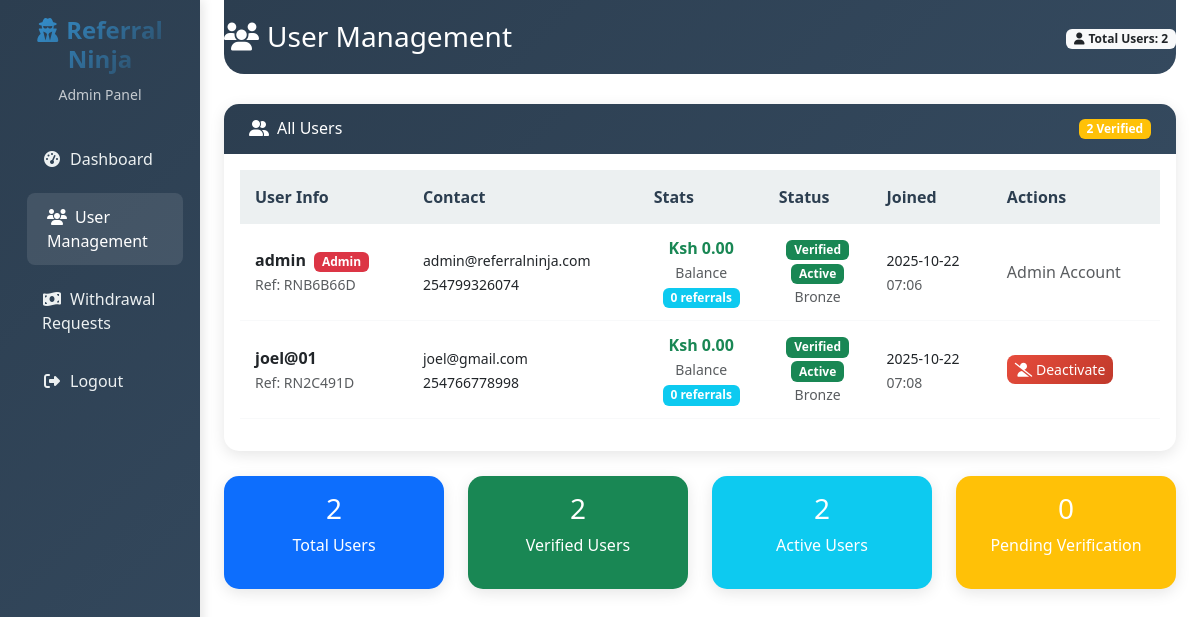
Before: /admin/users (signed in) with the older database file.
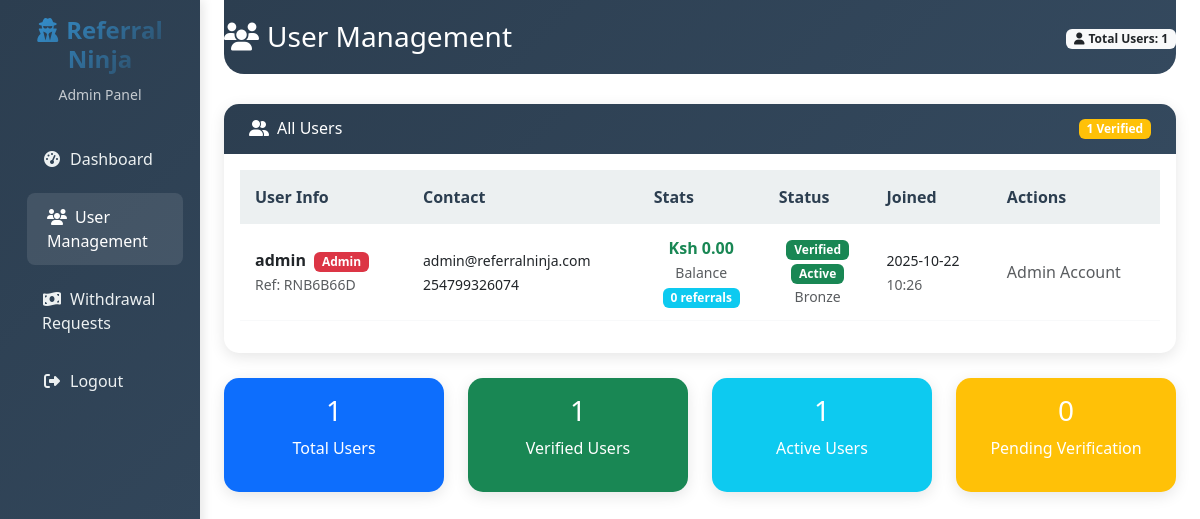
After: the same page with the newer database file.
### app.py (models this page shows, shortened)
class User(UserMixin, db.Model):
    id = db.Column(db.Integer, primary_key=True)
    username = db.Column(db.String(80), unique=True, nullable=False)
    email = db.Column(db.String(120), unique=True, nullable=False)
    password_hash = db.Column(db.String(200), nullable=False)
    phone_number = db.Column(db.String(20), unique=True, nullable=False)
    balance = db.Column(db.Float, default=0.0)
    referral_code = db.Column(db.String(10), unique=True)
    referred_by = db.Column(db.String(10))
    referral_balance = db.Column(db.Float, default=0.0)
    total_earned = db.Column(db.Float, default=0.0)
    total_withdrawn = db.Column(db.Float, default=0.0)
    referral_count = db.Column(db.Integer, default=0)
    is_admin = db.Column(db.Boolean, default=False)
    is_verified = db.Column(db.Boolean, default=False)
    is_active = db.Column(db.Boolean, default=True)
    created_at = db.Column(db.DateTime, default=lambda: datetime.now(timezone.utc))
    user_rank = db.Column(db.String(20), default='Bronze')
    total_commission = db.Column(db.Float, default=0.0)
    referral_source = db.Column(db.String(20), default='direct')
    reset_token = db.Column(db.String(100), unique=True)
    reset_token_expires = db.Column(db.DateTime)

### app.py (the view)
@app.route('/admin/users')
@login_required
@admin_required
def admin_users():
    users = User.query.all()
    for user in users:
        user.referral_count = Referral.query.filter_by(referrer_id=user.id).count()
        user.pending_withdrawals = Transaction.query.filter_by(
            user_id=user.id,
            transaction_type='withdrawal',
            status='pending'
        ).count()
    return render_template('admin_users.html', users=users)

### app.py (called while the page is built)
def admin_required(f):
    @wraps(f)
    def decorated_function(*args, **kwargs):
        if not current_user.is_admin:
            flash('Access denied. Admin privileges required.', 'error')
            return redirect(url_for('dashboard'))
        return f(*args, **kwargs)
    return decorated_function

@app.context_processor
def utility_processor():
    return {
        'abs': abs,
        'min': min,
        'max': max,
        'round': round,
        'len': len,
        'now': datetime.now(timezone.utc)
    }

@login_manager.user_loader
def load_user(user_id):
    try:
        return db.session.get(User, int(user_id))
    except Exception as e:
        print(f"Error loading user {user_id}: {e}")
        return None

@app.before_request
def before_request():
    try:
        db.session.execute(text('SELECT 1'))
    except Exception as e:
        print(f"Database connection error: {e}")
        db.session.rollback()

### templates/admin_users.html (shortened to what this page needs)
<!DOCTYPE html>
<html lang="en">
<head>
    <link href="https://cdn.jsdelivr.net/npm/bootstrap@5.3.0/dist/css/bootstrap.min.css" rel="stylesheet">
    <link rel="stylesheet" href="https://cdnjs.cloudflare.com/ajax/libs/font-awesome/6.4.0/css/all.min.css">
</head>
<body>
    <div class="container-fluid">
        <div class="row">
            <nav class="col-md-3 col-lg-2 d-md-block sidebar collapse">
                <div class="position-sticky pt-3">
                    <div class="text-center mb-4">
                        <h4 class="logo-text">
                            <i class="fas fa-user-secret me-2"></i>Referral Ninja
                        </h4>
                        <small class="text-light opacity-75">Admin Panel</small>
                    </div>
                    <ul class="nav flex-column">
                        <li class="nav-item">
                            <a class="nav-link" href="{{ url_for('admin_dashboard') }}">
                                <i class="fas fa-tachometer-alt me-2"></i>Dashboard
                            </a>
                        </li>
                        <li class="nav-item">
                            <a class="nav-link active" href="{{ url_for('admin_users') }}">
                                <i class="fas fa-users me-2"></i>User Management
                            </a>
                        </li>
                        <li class="nav-item">
                            <a class="nav-link" href="{{ url_for('admin_withdrawals') }}">
                                <i class="fas fa-money-bill-wave me-2"></i>Withdrawal Requests
                            </a>
                        </li>
                        <li class="nav-item">
                            <a class="nav-link" href="{{ url_for('logout') }}">
                                <i class="fas fa-sign-out-alt me-2"></i>Logout
                            </a>
                        </li>
                    </ul>
                </div>
            </nav>
            <main class="col-md-9 ms-sm-auto col-lg-10 px-md-4">
                <div class="main-header">
                    <div class="d-flex justify-content-between align-items-center">
                        <h1 class="h3 mb-0">
                            <i class="fas fa-users me-2"></i>User Management
                        </h1>
                        <div class="text-end">
                            <span class="badge bg-light text-dark">
                                <i class="fas fa-user me-1"></i>Total Users: {{ users|length }}
                            </span>
                        </div>
                    </div>
                </div>
                <div class="card">
                    <div class="card-header d-flex justify-content-between align-items-center">
                        <h6 class="m-0 font-weight-bold">
                            <i class="fas fa-user-friends me-2"></i>All Users
                        </h6>
                        <span class="badge bg-warning">
                            {{ users|selectattr('is_verified')|list|length }} Verified
                        </span>
                    </div>
                    <div class="card-body">
                        {% if users %}
                            <div class="table-responsive">
                                <table class="table table-hover">
                                    <thead>
                                        <tr>
                                            <th>User Info</th>
                                            <th>Contact</th>
                                            <th>Stats</th>
                                            <th>Status</th>
                                            <th>Joined</th>
                                            <th>Actions</th>
                                        </tr>
                                    </thead>
                                    <tbody>
                                        {% for user in users %}
                                        <tr>
                                            <td>
                                                <div>
                                                    <strong>{{ user.username }}</strong>
                                                    {% if user.is_admin %}
                                                        <span class="badge bg-danger ms-1">Admin</span>
                                                    {% endif %}
                                                    <br>
                                                    <small class="text-muted">Ref: {{ user.referral_code }}</small>
                                                </div>
                                            </td>
                                            <td>
                                                <div>
                                                    <small>{{ user.email }}</small>
                                                    <br>
                                                    <small>{{ user.phone_number }}</small>
                                                </div>
                                            </td>
                                            <td>
                                                <div class="text-center">
                                                    <div class="fw-bold text-success">Ksh {{ "%.2f"|format(user.balance) }}</div>
                                                    <small class="text-muted">Balance</small>
                                                    <br>
                                                    <span class="badge bg-info">{{ user.referral_count }} referrals</span>
                                                </div>
                                            </td>
                                            <td>
                                                <div class="text-center">
                                                    {% if user.is_verified %}
                                                        <span class="badge bg-success">Verified</span>
                                                    {% else %}
                                                        <span class="badge bg-warning">Unverified</span>
                                                    {% endif %}
                                                    <br>
                                                    {% if user.is_active %}
                                                        <span class="badge bg-success">Active</span>
                                                    {% else %}
                                                        <span class="badge bg-danger">Inactive</span>
                                                    {% endif %}
                                                    <br>
                                                    <small class="text-muted">{{ user.user_rank }}</small>
                                                </div>
                                            </td>
                                            <td>
                                                <small>{{ user.created_at.strftime('%Y-%m-%d') }}</small>
                                                <br>
                                                <small class="text-muted">{{ user.created_at.strftime('%H:%M') }}</small>
                                            </td>
                                            <td>
                                                {% if not user.is_admin %}
                                                    <div class="btn-group-vertical btn-group-sm">
                                                        <button class="btn btn-{{ 'danger' if user.is_active else 'success' }}"
                                                                onclick="toggleUserStatus({{ user.id }})"
                                                                title="{{ 'Deactivate' if user.is_active else 'Activate' }} User">
                                                            <i class="fas fa-{{ 'user-slash' if user.is_active else 'user-check' }}"></i>
                                                            {{ 'Deactivate' if user.is_active else 'Activate' }}
                                                        </button>
                                                    </div>
                                                {% else %}
                                                    <span class="text-muted">Admin Account</span>
                                                {% endif %}
                                            </td>
                                        </tr>
                                        {% endfor %}
                                    </tbody>
                                </table>
                            </div>
                        {% else %}
                            <div class="text-center py-4">
                                <i class="fas fa-users fa-3x text-muted mb-3"></i>
                                <p class="text-muted">No users found in the system</p>
                            </div>
                        {% endif %}
                    </div>
                </div>
                <div class="row mt-4">
                    <div class="col-md-3">
                        <div class="card bg-primary text-white">
                            <div class="card-body text-center">
                                <h3>{{ users|length }}</h3>
                                <p>Total Users</p>
                            </div>
                        </div>
                    </div>
                    <div class="col-md-3">
                        <div class="card bg-success text-white">
                            <div class="card-body text-center">
                                <h3>{{ users|selectattr('is_verified')|list|length }}</h3>
                                <p>Verified Users</p>
                            </div>
                        </div>
                    </div>
                    <div class="col-md-3">
                        <div class="card bg-info text-white">
                            <div class="card-body text-center">
                                <h3>{{ users|selectattr('is_active')|list|length }}</h3>
                                <p>Active Users</p>
                            </div>
                        </div>
                    </div>
                    <div class="col-md-3">
                        <div class="card bg-warning text-white">
                            <div class="card-body text-center">
                                <h3>{{ users|rejectattr('is_verified')|list|length }}</h3>
                                <p>Pending Verification</p>
                            </div>
                        </div>
                    </div>
                </div>
            </main>
        </div>
    </div>
</body>
</html>

### templates/admin_users.html (style rules this page uses)
:root { --primary-color: #2c3e50; --secondary-color: #3498db; --accent-color: #e74c3c; --success-color: #27ae60; --warning-color: #f39c12; --info-color: #2980b9; --dark-color: #34495e; --light-color: #ecf0f1; }
.sidebar { min-height: 100vh; background: linear-gradient(135deg, var(--primary-color) 0%, var(--dark-color) 100%); box-shadow: 3px 0 10px rgba(0,0,0,0.1); }
.sidebar .nav-link { color: var(--light-color); padding: 12px 20px; margin: 5px 10px; border-radius: 8px; transition: all 0.3s ease; }
.sidebar .nav-link:hover, .sidebar .nav-link.active { background-color: rgba(255,255,255,0.1); color: white; transform: translateX(5px); }
.sidebar .nav-link i { width: 20px; text-align: center; }
.main-header { background: linear-gradient(135deg, var(--primary-color), var(--dark-color)); color: white; padding: 20px 0; margin-bottom: 30px; border-radius: 0 0 20px 20px; }
.card { border: none; border-radius: 15px; box-shadow: 0 4px 15px rgba(0,0,0,0.1); margin-bottom: 25px; }
.card-header { background: linear-gradient(135deg, var(--primary-color), var(--dark-color)); color: white; border-radius: 15px 15px 0 0 !important; padding: 15px 25px; border: none; }
.table th { background-color: var(--light-color); color: var(--primary-color); font-weight: 600; border: none; padding: 15px; }
.table td { padding: 12px 15px; vertical-align: middle; border-color: #f8f9fa; }
.logo-text { font-weight: 700; font-size: 1.5rem; background: linear-gradient(135deg, #3498db, #2c3e50); -webkit-background-clip: text; -webkit-text-fill-color: transparent; background-clip: text; }

Changed rows visible on the page:
removed User: username "joel@01", referral_code "RN2C491D", email "joel@gmail.com", phone_number "254766778998", balance "0.00", referral_count "0", is_verified "Verified", shows "Active", user_rank "Bronze", created_at "2025-10-22", created_at "07:08", is_active "Deactivate"
changed User "admin": created_at "07:06" → "10:26"
Other visible differences:
{{ users|length }}: "2" → "1"
{{ users|selectattr('is_verified')|list|length }}: "2" → "1"
{{ users|selectattr('is_active')|list|length }}: "2" → "1"
